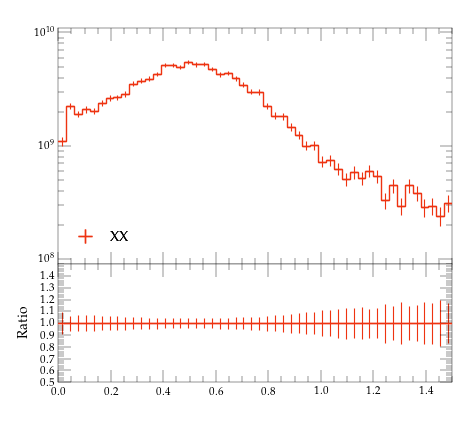

Here is the Python script that generated this plot:
#! /usr/bin/env python

# This Python script was auto-generated using YODA v2.0.2.
# Analysis object: /MC_HFJETS_NOTNORM/efracC
# Timestamp: 29-07-2026 (15:50:41)

import matplotlib as mpl
import matplotlib.pyplot as plt
mpl.use('Agg') # comment out for interactive use
import os
import numpy as np

plotDir = os.path.split(os.path.realpath(__file__))[0]
if 'YODA_USER_PLOT_PATH' in globals():
    plot_outdir = globals()['YODA_USER_PLOT_PATH']
else:
    plot_outdir = plotDir

#plot style
plt.style.use(os.path.join(plotDir, '../default.mplstyle'))
# plot metadata
figW, figH = plt.rcParams['figure.figsize']
ax_xLabel = r''
ax_yLabel = r''
ax_title  = r''
ax_xScale = 'linear'
ax_yScale = 'log'
xLims = (0.0, 1.5)
yLims = (90000000.0, 11000000000.0)

# TeX-friendly labels for the legend
labels = {
    'legend' : ([ r"XX" ], r""),
}

# Adjust canvas width and height
canvasW = 10.0
canvasH = 9.0
figW *= canvasW/10.
figH *= canvasH/9.

# Create figure and axis objects
fig, (ax, ratio0_ax) = plt.subplots(2, 1, sharex=True,
                  figsize=(figW,figH), gridspec_kw={'height_ratios': (6.0, 3.0)})

# Set figure margins
plt.subplots_adjust(
    left   = 1.0 * plt.rcParams['figure.subplot.left'],
    right  = 1.0 * plt.rcParams['figure.subplot.right'],
    top    = 1.0 * plt.rcParams['figure.subplot.top'],
    bottom = 1.0 * plt.rcParams['figure.subplot.bottom'])

ratio0_ax.yaxis.set_major_locator(mpl.ticker.MultipleLocator(0.1))
ratio0_ax.set_ylim(0.5, 1.4999)
ratio0_ax.set_ylabel('Ratio')

# the numerical data is stored in a separate file
dataf = dict()
prefix = os.path.split(__file__)[0]
if prefix:    prefix = prefix + '/'
exec(open(prefix+'efracC__data.py').read(), dataf)


legend_handles = dict() # keep track of handles for the legend

# style options for curves
# starts at zorder>=5 to draw curve on top of legend
styles = {
  'YYY': {
    'color' : '#EE3311',
    'linestyle' : '-',
    'linewidth' : 1,
    'marker' : 'none',
    'markersize' : 2,
    'capsize' : 0.0,
    'zorder' : 5,
    'histstyle' : 1,
    'drawstyle' : 'steps-pre',
    'xerrorbars' : 1,
    'yerrorbars' : 1,
    'fillcolor' : None,
    'fillopacity' : 1.0,
    'ratio0_linestyle' : '-',
    'ratio0_linewidth' : 1,
    'ratio0_marker' : 'none',
    'ratio0_markersize' : 2,
    'ratio0_capsize' : 0.0,
    'ratio0_zorder' : 5,
    'ratio0_histstyle' : 1,
    'ratio0_drawstyle' : 'steps-pre',
    'ratio0_xerrorbars' : 1,
    'ratio0_yerrorbars' : 1,
  },
}

# curve from input yoda files in main panel
for label, yvals in dataf['yvals'].items():
    if all(np.isnan(v) for v in dataf['yvals'][label]):
        continue
    tmp = None
    if styles[label]['histstyle']: # draw as histogram
        xpos = dataf['xedges'][label] if styles[label]['drawstyle'] else dataf['xpoints'][label]
        ypos = np.insert(yvals, 0, yvals[0]) if styles[label]['drawstyle'] else yvals
        if styles[label]['fillcolor']: # fill area below curve
            ax.fill_between(xpos, ypos, step='pre',
                            color=styles[label]['fillcolor'],
                            alpha=styles[label]['fillopacity'])
        tmp, = ax.plot(xpos, ypos,
                       color=styles[label]['color'],
                       linestyle=styles[label]['linestyle'],
                       linewidth=styles[label]['linewidth'],
                       drawstyle=styles[label]['drawstyle'], solid_joinstyle='miter',
                       zorder=styles[label]['zorder'], label=label)
    tmp = ax.errorbar(dataf['xpoints'][label], yvals,
                      xerr=np.array(dataf['xerrs'][label])*styles[label]['xerrorbars'],
                      yerr=np.array(dataf['yerrs'][label])*styles[label]['yerrorbars'],
                      fmt=styles[label]['marker'], capsize=styles[label]['capsize'],
                      markersize=styles[label]['markersize'],
                      ecolor=styles[label]['color'],
                      color=styles[label]['color'], zorder=styles[label]['zorder'])
    tmp[-1][0].set_linestyle(styles[label]['linestyle'])
    tmp[-1][0].set_linewidth(styles[label]['linewidth'])
    if label in dataf['add_legend_handle']:  legend_handles[label] = tmp
    for varLabel in dataf['variation_yvals'].keys():
        if varLabel.startswith(label):
            tmp, = ax.plot(dataf['xedges'][label], dataf['variation_yvals'][varLabel],
                           color=styles[label]['color'],
                           linestyle=styles[label]['linestyle'],
                           linewidth=styles[label]['linewidth'],
                           drawstyle='steps-pre', solid_joinstyle='miter',
                           zorder=styles[label]['zorder'], alpha=0.5)


# plots on ratio panel
# curve from input yoda files in ratio panel
for label, yvals in dataf['ratio0_yvals'].items():
    if all(np.isnan(v) for v in yvals):
        continue
    if styles[label]['ratio0_histstyle']: # plot as histogram
        xpos = dataf['xedges']['YYY'] if styles[label]['ratio0_drawstyle'] else dataf['xpoints']['YYY']
        ypos = np.insert(yvals, 0, yvals[0]) if styles[label]['ratio0_drawstyle'] else yvals
        ratio0_ax.plot(xpos, ypos,
                       color=styles[label]['color'],
                       linewidth=styles[label]['linewidth'],
                       linestyle=styles[label]['ratio0_linestyle'],
                       drawstyle=styles[label]['ratio0_drawstyle'], zorder=styles[label]['zorder'],
                       solid_joinstyle='miter')
    tmp = ratio0_ax.errorbar(dataf['xpoints']['YYY'], yvals,
                             xerr=np.array(dataf['ref_xerrs'])*styles[label]['ratio0_xerrorbars'],
                             yerr=np.array(dataf['ratio0_yerrs'][label])*styles[label]['ratio0_yerrorbars'],
                             fmt=styles[label]['ratio0_marker'], capsize=styles[label]['ratio0_capsize'],
                             markersize=styles[label]['ratio0_markersize'],
                             ecolor=styles[label]['color'],
                             color=styles[label]['color'])
    tmp[-1][0].set_linestyle(styles[label]['ratio0_linestyle'])
    tmp[-1][0].set_linewidth(styles[label]['ratio0_linewidth'])

    for varlabel in dataf['ratio0_variation_vals'].keys():
        if varlabel.startswith(label):
            ratio0_ax.plot(dataf['xedges']['YYY'],
                            dataf['ratio0_variation_vals'][varlabel],
                            color=styles[label]['color'],
                            linestyle=styles[label]['linestyle'],
                            linewidth=styles[label]['linewidth'],
                            drawstyle='steps-pre', solid_joinstyle='miter',
                            zorder=1, alpha=0.5)

legend_items = list(legend_handles.values())
ax.add_artist(ax.legend(legend_items,
                        labels['legend'][0],
                        title=labels['legend'][1],
                        alignment='left',
                        loc='lower left',
                        bbox_to_anchor=(0.0, 0.03)))

# set plot metadata as defined above
ratio0_ax.set_xlabel(ax_xLabel)
ratio0_ax.xaxis.set_label_coords(1., -0.15)
ax.set_ylabel(ax_yLabel, ha='right', va='top')
ax.yaxis.set_label_coords(-0.11, 1.0)
ax.set_title(ax_title, loc='left')
ax.set_xscale(ax_xScale)
ax.set_yscale(ax_yScale)
ax.set_xlim(xLims)
ax.set_ylim(yLims)

# tick formatting
plt.rcParams['xtick.top'] = True
plt.rcParams['ytick.right'] = True
ax.yaxis.set_major_locator(mpl.ticker.LogLocator(base=10.0, numticks=np.inf))
ax.yaxis.set_minor_locator(mpl.ticker.LogLocator(
                           base=10.0, subs=np.arange(0.1, 1, 0.1), numticks=np.inf))
fig.align_ylabels((ax, ratio0_ax))
plt.savefig(os.path.join(plot_outdir, 'efracC.pdf'), format='PDF')
plt.savefig(os.path.join(plot_outdir, 'efracC.png'), format='PNG')

plt.close(fig)
